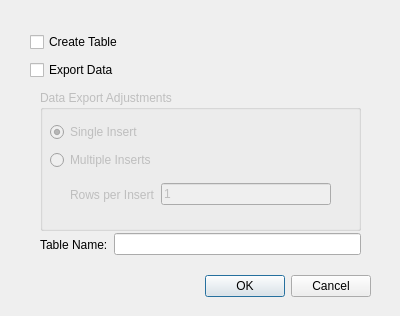
<?xml version="1.0" encoding="UTF-8"?>
<ui version="4.0">
 <class>Export</class>
 <widget class="QDialog" name="Export">
  <property name="geometry">
   <rect>
    <x>0</x>
    <y>0</y>
    <width>400</width>
    <height>316</height>
   </rect>
  </property>
  <property name="windowTitle">
   <string>Dialog</string>
  </property>
  <widget class="QDialogButtonBox" name="buttonBox">
   <property name="geometry">
    <rect>
     <x>30</x>
     <y>270</y>
     <width>341</width>
     <height>32</height>
    </rect>
   </property>
   <property name="orientation">
    <enum>Qt::Horizontal</enum>
   </property>
   <property name="standardButtons">
    <set>QDialogButtonBox::Cancel|QDialogButtonBox::Ok</set>
   </property>
  </widget>
  <widget class="QWidget" name="layoutWidget">
   <property name="geometry">
    <rect>
     <x>30</x>
     <y>30</y>
     <width>341</width>
     <height>52</height>
    </rect>
   </property>
   <layout class="QVBoxLayout" name="verticalLayout_2">
    <item>
     <widget class="QCheckBox" name="CreateTable">
      <property name="text">
       <string>Create Table</string>
      </property>
     </widget>
    </item>
    <item>
     <widget class="QCheckBox" name="ExportData">
      <property name="text">
       <string>Export Data</string>
      </property>
     </widget>
    </item>
   </layout>
  </widget>
  <widget class="QGroupBox" name="groupBox">
   <property name="enabled">
    <bool>false</bool>
   </property>
   <property name="geometry">
    <rect>
     <x>40</x>
     <y>90</y>
     <width>321</width>
     <height>141</height>
    </rect>
   </property>
   <property name="title">
    <string>Data Export Adjustments</string>
   </property>
   <widget class="QWidget" name="layoutWidget_2">
    <property name="geometry">
     <rect>
      <x>30</x>
      <y>90</y>
      <width>261</width>
      <height>29</height>
     </rect>
    </property>
    <layout class="QHBoxLayout" name="horizontalLayout">
     <item>
      <widget class="QLabel" name="label">
       <property name="enabled">
        <bool>false</bool>
       </property>
       <property name="text">
        <string>Rows per Insert</string>
       </property>
      </widget>
     </item>
     <item>
      <widget class="QLineEdit" name="rowsPerInsert">
       <property name="enabled">
        <bool>false</bool>
       </property>
       <property name="inputMask">
        <string notr="true">0000000000000; </string>
       </property>
       <property name="text">
        <string>1</string>
       </property>
       <property name="echoMode">
        <enum>QLineEdit::Normal</enum>
       </property>
       <property name="cursorPosition">
        <number>0</number>
       </property>
       <property name="placeholderText">
        <string notr="true">1</string>
       </property>
      </widget>
     </item>
    </layout>
   </widget>
   <widget class="QWidget" name="layoutWidget_3">
    <property name="geometry">
     <rect>
      <x>10</x>
      <y>30</y>
      <width>141</width>
      <height>52</height>
     </rect>
    </property>
    <layout class="QVBoxLayout" name="verticalLayout">
     <item>
      <widget class="QRadioButton" name="SingleRow">
       <property name="text">
        <string>Single Insert</string>
       </property>
       <property name="checked">
        <bool>true</bool>
       </property>
      </widget>
     </item>
     <item>
      <widget class="QRadioButton" name="MultipleRows">
       <property name="text">
        <string>Multiple Inserts</string>
       </property>
      </widget>
     </item>
    </layout>
   </widget>
  </widget>
  <widget class="QWidget" name="">
   <property name="geometry">
    <rect>
     <x>40</x>
     <y>230</y>
     <width>321</width>
     <height>29</height>
    </rect>
   </property>
   <layout class="QHBoxLayout" name="horizontalLayout_2">
    <item>
     <widget class="QLabel" name="label_2">
      <property name="text">
       <string>Table Name:</string>
      </property>
     </widget>
    </item>
    <item>
     <widget class="QLineEdit" name="tableName"/>
    </item>
   </layout>
  </widget>
 </widget>
 <resources/>
 <connections>
  <connection>
   <sender>buttonBox</sender>
   <signal>accepted()</signal>
   <receiver>Export</receiver>
   <slot>accept()</slot>
   <hints>
    <hint type="sourcelabel">
     <x>248</x>
     <y>254</y>
    </hint>
    <hint type="destinationlabel">
     <x>157</x>
     <y>274</y>
    </hint>
   </hints>
  </connection>
  <connection>
   <sender>buttonBox</sender>
   <signal>rejected()</signal>
   <receiver>Export</receiver>
   <slot>reject()</slot>
   <hints>
    <hint type="sourcelabel">
     <x>316</x>
     <y>260</y>
    </hint>
    <hint type="destinationlabel">
     <x>286</x>
     <y>274</y>
    </hint>
   </hints>
  </connection>
 </connections>
</ui>
